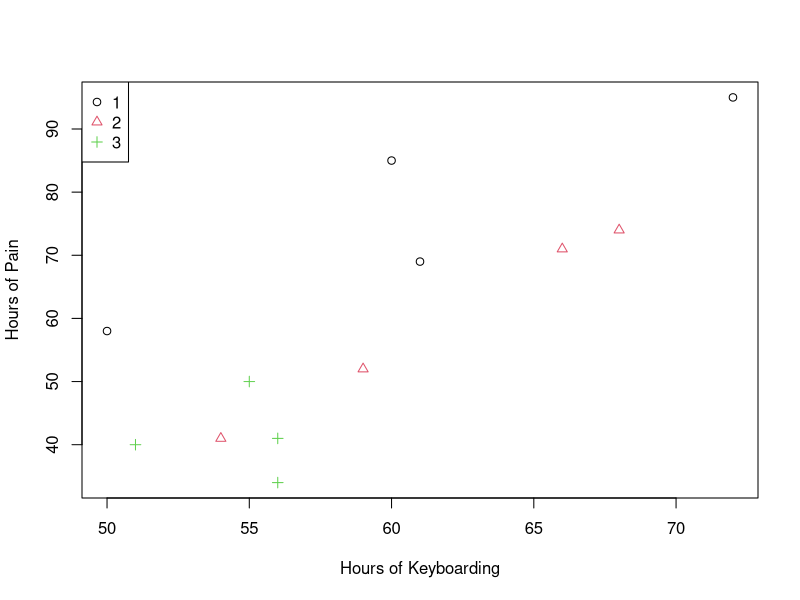

Reproduce this figure in R.
## ---- chunk 1
keyboard = c(rep(1,4), rep(2,4), rep(3,4))
X = c(60, 72, 61, 50, 54, 68, 66, 59, 56, 56, 55, 51)
Y = c(85, 95, 69, 58, 41, 74, 71, 52, 41, 34, 50, 40)
data = data.frame("Keyboard" = keyboard, "Hours" = X, "Pain" = Y)
#summary(data)
plot(data$Hours, data$Pain,col = data$Keyboard, pch = data$Keyboard, 
     xlab = "Hours of Keyboarding", ylab = "Hours of Pain" ) 
legend("topleft", legend = c(1, 2, 3), col = c(1,2,3), pch = c(1,2,3) )
data$Keyboard = as.factor(data$Keyboard) #save the Keyboard variable as a factor variable
## ---- chunk 2
fit_without_covariates = lm(Pain~Keyboard, data = data)
anova(fit_without_covariates)
summary(fit_without_covariates)
## ---- chunk 3
fit_check = lm(Hours~Keyboard, data = data)
anova(fit_check)
## ---- chunk 4
aggregate(data$Hours, list(data$Keyboard), FUN=mean)
## ---- chunk 5
fit_seperate_intercepts = lm(Pain ~ Hours + relevel(Keyboard, ref = "3"), data = data) 
fit_single_line = lm(Pain ~ relevel(Keyboard, ref = "3"), data = data)
anova(fit_seperate_intercepts)
anova(fit_seperate_intercepts, fit_single_line)
summary(fit_seperate_intercepts)
## ---- chunk 6
fit_seperate_lines_1 = lm(Pain~ Hours + Keyboard + Hours:Keyboard , data = data )
anova(fit_seperate_lines_1)
